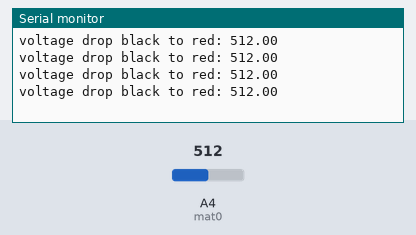
Bench run of a sketch on a simulated Arduino Uno, built with avr-gcc and run on an emulated ATmega328P. Parts: the last lines printed to the serial monitor. Inputs (shaded band) come from the test bench; at power-on: A4 (mat0) = 512.

Above: at 1.2 s.
1.3 s: A4 (mat0) set to 716
At 1.94 s:
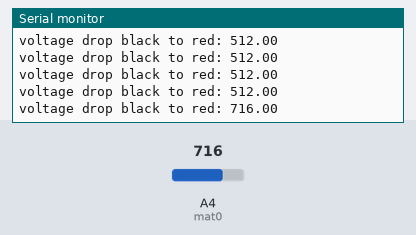
2.8 s: A4 (mat0) set to 900
At 2.94 s:
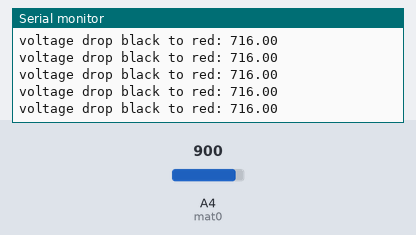
Timing chart, 0 to 5.8 s (numbered marks = the images above; inputs shaded):
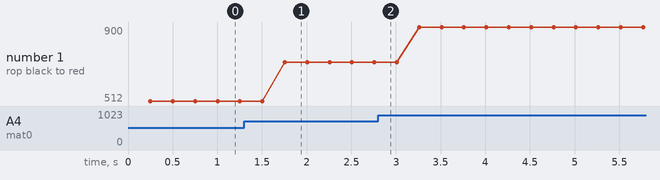

The sketch:

analogTest.ino
```cpp
#define mat0 A4

float value = 0;

void setup() {
  // put your setup code here, to run once:
  pinMode(mat0, INPUT);
  Serial.begin(9600);
}

void loop() {
  // put your main code here, to run repeatedly:
  value = analogRead(mat0);
  delay(250);
  Serial.print("voltage drop black to red: ");
  Serial.println(value);
}
```

Measured:
- after the input at 1.3 s, the serial monitor: prints a new line after 0.46 s (image 1)
- plotted number 1: 512 → 716 after the input at 1.3 s, 716 → 900 after the input at 2.8 s
